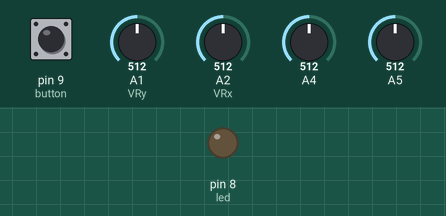
Recording of a sketch running on a simulated Arduino Uno, built with avr-gcc and run on an emulated ATmega328P. Shown: output pins drawn as LEDs (lit = HIGH). The inputs (shaded band) are chosen by the test bench; at power-on: pin 9 (button) LOW, A1 (VRy) = 512, A2 (VRx) = 512, A4 = 512, A5 = 512. MIDI output is not drawn; what the sketch prints to the serial monitor is not drawn.

Above: at 1.2 s.
1.3 s: pin 9 (button) pulled HIGH for 0.15 s
At 1.37 s:
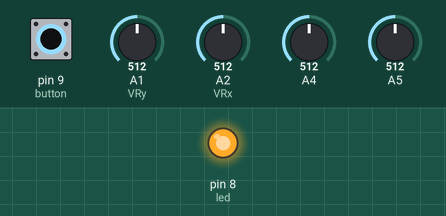
8.9 s: pin 9 (button) pulled HIGH for 3.2 s
At 12.8 s:
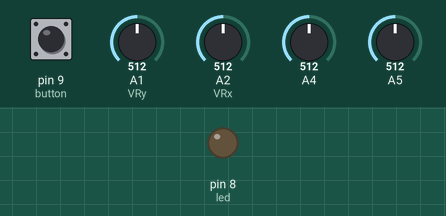
Timing chart, 0 to 14.3 s (numbered marks = the images above; inputs shaded):
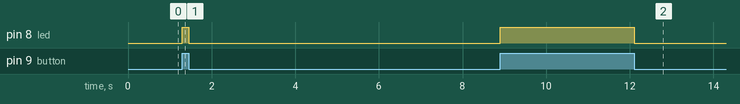

The sketch:

midi.ino
```cpp
#include <SoftwareSerial.h>
#include <MIDI.h>

#define VRx A2
#define VRy A1
#define button 9
#define led 8


boolean on = false;
int p1, p2, p1P, p2P;
int Jx, Jy, JxP, JyP;

MIDI_CREATE_DEFAULT_INSTANCE();

SoftwareSerial serialPin(2, 3); // RX, TX


void setup() {
  Serial.begin(31250); //default MIDI 31250
  serialPin.begin(38400);

  pinMode(button, INPUT);
  pinMode(led, OUTPUT);

  pinMode(VRx, INPUT);
  pinMode(VRy, INPUT);

  digitalWrite(13, LOW);

  MIDI.begin();
}

void loop() {
  if (digitalRead(button) == HIGH && !on) {
    MIDI.sendNoteOn(60, 64, 1);
    on = true;
    digitalWrite(led, HIGH);
  }
  else if (digitalRead(button) == LOW && on) {
    MIDI.sendNoteOff(60, 64, 1);
    on = false;
    digitalWrite(led, LOW);
  }

  updateValues();

  sendUpdate();
}

void updateValues() {
  p1P = p1; // previous value
  p1 = analogRead(A5)/8; // Divide by 8 to get range of 0-127 for midi
  analogPinMidiTX(1, p1, p1P); //TX value

  p2P = p2;
  p2 = analogRead(A4)/8;
  analogPinMidiTX(2, p2, p2P);

  JxP = Jx;
  Jx = analogRead(VRx)/8;
  analogPinMidiTX(3, Jx, JxP);

  JyP = Jy;
  Jy = analogRead(VRy)/8;
  analogPinMidiTX(4, Jy, JyP);
}

void sendUpdate() {
  char data[]= {(char)p1, (char)p2, (char)Jx, (char)Jy};
  serialPin.write(data, 4);
}

void analogPinMidiTX(int chan, int curr, int prev)
{
  // TX Value only if it has changed
  if(prev != curr)
  {
    MidiTX(176, chan, curr); // 176 = CC command, 1 = Which Control, val = value read from Potentiometer
  }
}

void MidiTX(unsigned char MESSAGE, unsigned char CONTROL, unsigned char VALUE) //Value on Midi Command
{
   Serial.write(MESSAGE);
   Serial.write(CONTROL);
   Serial.write(VALUE);
}
```

Measured:
- after the input at 1.3 s, pin 8 (led): LOW → HIGH at once, → LOW 0.15 s later
- after the input at 8.9 s, pin 8 (led): LOW → HIGH at once, → LOW 3.2 s later
